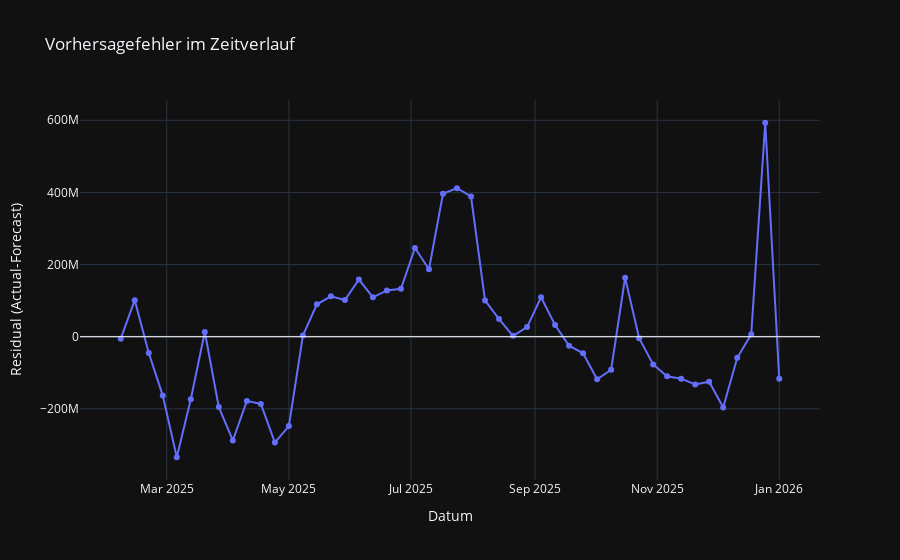

Notebook code cell kept with this figure:
### Code cell
# Residual-Plot 

df_cv = cross_validation(model, initial='365 days', period='30 days', horizon='30 days')
df_cv['residual'] = df_cv['y'] -df_cv['yhat']

fig_cv = go.Figure()

fig_cv.add_trace(go.Scatter(
    x=df_cv['ds'],
    y=df_cv['residual'],
    mode='lines+markers',
    name='Residuals'
))

fig_cv.add_hline(y=0, line_width=1, line_color="white")

fig_cv.update_layout(
    title='Vorhersagefehler im Zeitverlauf',
    xaxis_title='Datum',
    yaxis_title='Residual (Actual-Forecast)',
    template='plotly_dark'
)

fig_cv.show()
